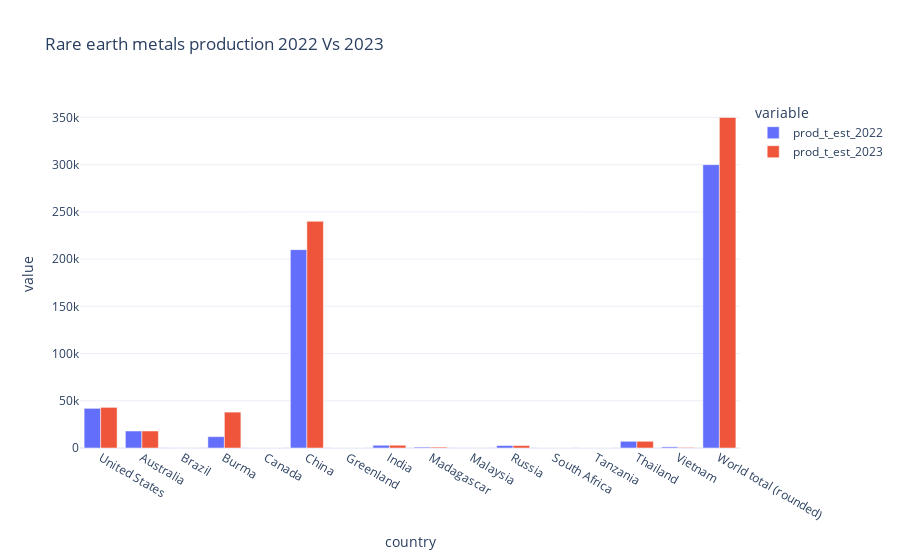

Write notebook code for a chart like this one.
### Code cell
# initial visualization 1
#  Production comparison chart for 2022 and 2023
fig_prod = px.bar(df, x='country', y=['prod_t_est_2022', 'prod_t_est_2023'], title='Rare earth metals production 2022 Vs 2023', barmode='group')

#save the chart as a PNG image
fig_prod.write_image('REE_production_comparison.PNG', width=1000, height=600, scale=2)
fig_prod.show()

### Figure 1 — Plotly figure (JSON) as saved in the notebook; plotly's stock layout.template omitted (floating-point values rounded to 4 significant figures)
{"data": [{"alignmentgroup": "True", "hovertemplate": "variable=prod_t_est_2022<br>country=%{x}<br>value=%{y}<extra></extra>", "legendgroup": "prod_t_est_2022", "marker": {"color": "#636efa", "pattern": {"shape": ""}}, "name": "prod_t_est_2022", "offsetgroup": "prod_t_est_2022", "orientation": "v", "showlegend": true, "textposition": "auto", "type": "bar", "x": ["United States", "Australia", "Brazil", "Burma", "Canada", "China", "Greenland", "India", "Madagascar", "Malaysia", "Russia", "South Africa", "Tanzania", "Thailand", "Vietnam", "World total (rounded)"], "xaxis": "x", "y": [42000.0, 18000.0, 80.0, 12000.0, 0.0, 210000.0, 0.0, 2900.0, 960.0, 80.0, 2600.0, 0.0, 0.0, 7100.0, 1200.0, 300000.0], "yaxis": "y"}, {"alignmentgroup": "True", "hovertemplate": "variable=prod_t_est_2023<br>country=%{x}<br>value=%{y}<extra></extra>", "legendgroup": "prod_t_est_2023", "marker": {"color": "#EF553B", "pattern": {"shape": ""}}, "name": "prod_t_est_2023", "offsetgroup": "prod_t_est_2023", "orientation": "v", "showlegend": true, "textposition": "auto", "type": "bar", "x": ["United States", "Australia", "Brazil", "Burma", "Canada", "China", "Greenland", "India", "Madagascar", "Malaysia", "Russia", "South Africa", "Tanzania", "Thailand", "Vietnam", "World total (rounded)"], "xaxis": "x", "y": [43000.0, 18000.0, 80.0, 38000.0, 0.0, 240000.0, 0.0, 2900.0, 960.0, 80.0, 2600.0, 0.0, 0.0, 7100.0, 600.0, 350000.0], "yaxis": "y"}], "layout": {"barmode": "group", "legend": {"title": {"text": "variable"}, "tracegroupgap": 0}, "title": {"text": "Rare earth metals production 2022 Vs 2023"}, "xaxis": {"anchor": "y", "domain": [0, 1], "title": {"text": "country"}}, "yaxis": {"anchor": "x", "domain": [0, 1], "title": {"text": "value"}}}}
